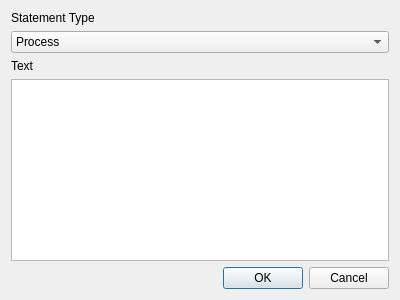
<?xml version="1.0" encoding="UTF-8"?>
<ui version="4.0">
 <class>StatementDialog</class>
 <widget class="QDialog" name="StatementDialog">
  <property name="geometry">
   <rect>
    <x>0</x>
    <y>0</y>
    <width>400</width>
    <height>300</height>
   </rect>
  </property>
  <property name="windowTitle">
   <string>Dialog</string>
  </property>
  <layout class="QVBoxLayout" name="verticalLayout">
   <item>
    <widget class="QLabel" name="statementLabel">
     <property name="sizePolicy">
      <sizepolicy hsizetype="Preferred" vsizetype="Preferred">
       <horstretch>0</horstretch>
       <verstretch>0</verstretch>
      </sizepolicy>
     </property>
     <property name="text">
      <string>Statement Type</string>
     </property>
    </widget>
   </item>
   <item>
    <widget class="QComboBox" name="comboBox">
     <item>
      <property name="text">
       <string>Process</string>
      </property>
     </item>
     <item>
      <property name="text">
       <string>Decision</string>
      </property>
     </item>
     <item>
      <property name="text">
       <string>Switch</string>
      </property>
     </item>
    </widget>
   </item>
   <item>
    <widget class="QLabel" name="textLabel">
     <property name="text">
      <string>Text</string>
     </property>
    </widget>
   </item>
   <item>
    <widget class="QPlainTextEdit" name="plainTextEdit"/>
   </item>
   <item>
    <widget class="QDialogButtonBox" name="buttonBox">
     <property name="orientation">
      <enum>Qt::Horizontal</enum>
     </property>
     <property name="standardButtons">
      <set>QDialogButtonBox::Cancel|QDialogButtonBox::Ok</set>
     </property>
    </widget>
   </item>
  </layout>
 </widget>
 <resources/>
 <connections>
  <connection>
   <sender>buttonBox</sender>
   <signal>accepted()</signal>
   <receiver>StatementDialog</receiver>
   <slot>accept()</slot>
   <hints>
    <hint type="sourcelabel">
     <x>248</x>
     <y>254</y>
    </hint>
    <hint type="destinationlabel">
     <x>157</x>
     <y>274</y>
    </hint>
   </hints>
  </connection>
  <connection>
   <sender>buttonBox</sender>
   <signal>rejected()</signal>
   <receiver>StatementDialog</receiver>
   <slot>reject()</slot>
   <hints>
    <hint type="sourcelabel">
     <x>316</x>
     <y>260</y>
    </hint>
    <hint type="destinationlabel">
     <x>286</x>
     <y>274</y>
    </hint>
   </hints>
  </connection>
 </connections>
</ui>
